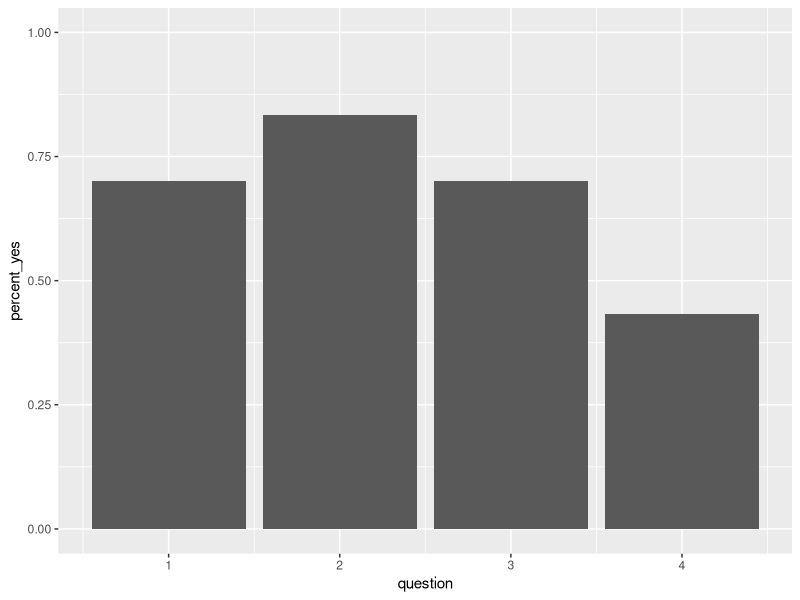
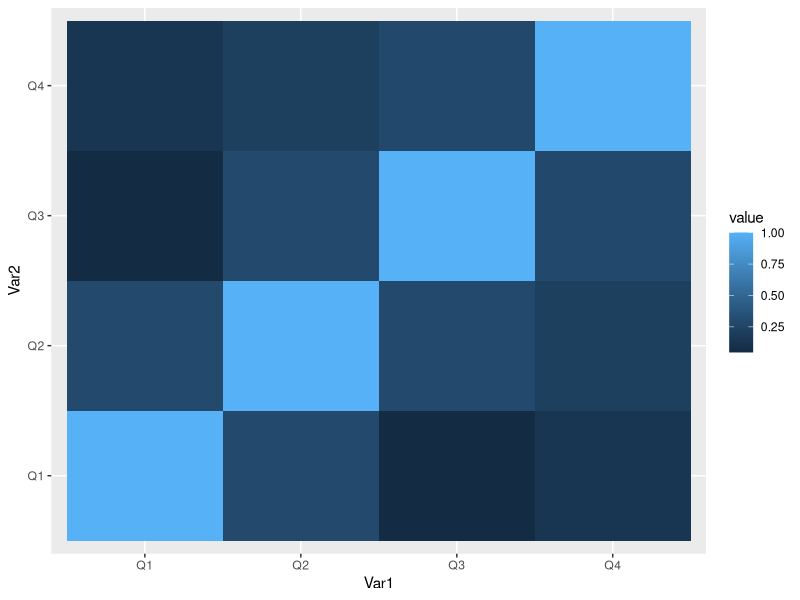

Recreate these plots in R, in order. (Note: a time limit stopped this script after it produced the figures.)
#!/usr/bin/env Rscript

library(ggplot2)
library(reshape2)

# Personality test data
results <- data.frame(
  rbind(
    c(0,0,0,0),
    c(0,0,0,0),
    c(0,0,1,1),
    c(0,1,0,0),
    c(0,1,1,0),
    c(0,1,1,0),
    c(0,1,1,0),
    c(0,1,1,1),
    c(0,1,1,1),
    c(1,0,0,0),
    c(1,0,1,0),
    c(1,1,0,0),
    c(1,1,0,0),
    c(1,1,0,0),
    c(1,1,0,1),
    c(1,1,0,1),
    c(1,1,1,0),
    c(1,1,1,0),
    c(1,1,1,0),
    c(1,1,1,0),
    c(1,1,1,0),
    c(1,1,1,0),
    c(1,1,1,1),
    c(1,1,1,1),
    c(1,1,1,1),
    c(1,1,1,1),
    c(1,1,1,1),
    c(1,1,1,1),
    c(1,1,1,1),
    c(1,1,1,1)
  )
)
colnames(results) <- c("Q1", "Q2", "Q3", "Q4")

percent_answered <- data.frame(
  question=c(1,2,3,4),
  percent_yes=colSums(results) / nrow(results)
)

# Plot the percentage of yeses per question
p <- (
  ggplot(data=percent_answered, aes(x=question, y=percent_yes))
  + geom_bar(stat="identity")
  + ylim(0, 1)
)
x11()
print(p)

# Plot a heatmap of correlation values
correlation_matrix = cor(results)
melted_correlation_matrix = melt(correlation_matrix)

p <- (
  ggplot(
    data=melted_correlation_matrix,
    aes(x=Var1, y=Var2, fill=value)
  ) +
  geom_tile()
)
x11()
print(p)

# Wait for user to kill script
Sys.sleep(999999999999)
